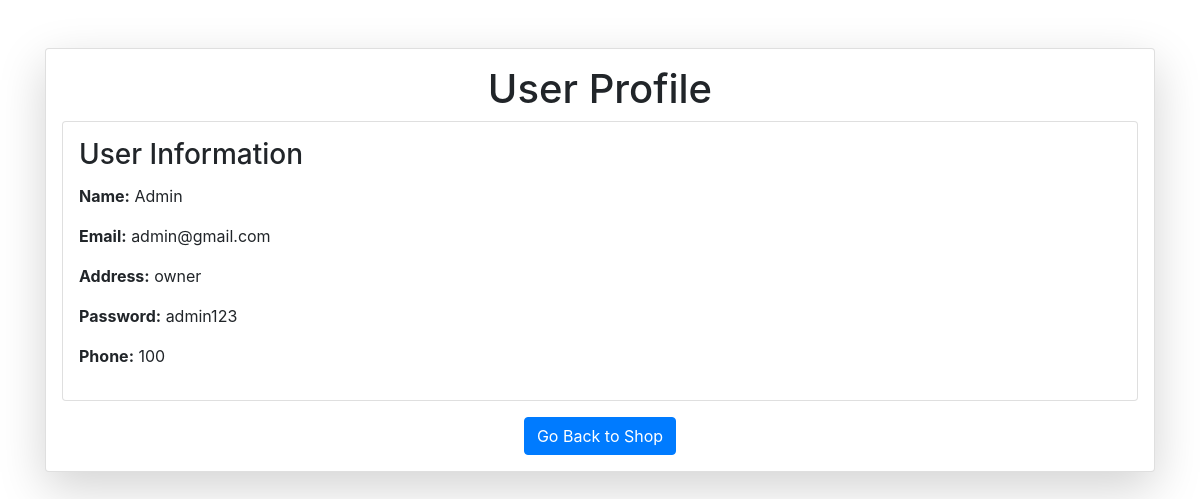
Screenshot of /profile/1 (signed in) with the database file from the repository.
### vault.py (models this page shows, shortened)
class User(Base):
    __tablename__ = 'users'
    id = Column(Integer, primary_key=True, autoincrement=True)
    name = Column('name',String)
    email = Column('email',String)
    password = Column('password', String)
    address = Column('address', String)
    phone_number = Column('phone_number', String)
    admin = Column('admin', Integer, default=0)

### user_routes.py (the view)
@app.route('/profile/<int:pid>')
@login_required
def profile(pid):
    if session['user'] != pid:
        flash("You can only view your own profile.", "danger")
        return redirect('/home')
    user = agent.query(User).filter(User.id == pid).first()
    return render_template('user/profile.html', user=user)

### user_routes.py (called while the page is built)
def login_required(f):
    @wraps(f)
    def decorated_function(*args, **kwargs):
        if 'user' not in session:
            return render_template('login/login.html')
        return f(*args, **kwargs)
    return decorated_function

### templates/user/profile.html (shortened to what this page needs)
<!DOCTYPE html>
<html lang="en">
  <head>
    <link
      rel="stylesheet"
      href="https://stackpath.bootstrapcdn.com/bootstrap/4.5.2/css/bootstrap.min.css"
    />
  </head>
  <body>
    <div class="container mt-5 mb-5">
      <div class="card shadow-lg p-3 mb-5 bg-white rounded">
        <div class="row g-0">
          <div class="col-md-12">
            <h1 class="text-center">User Profile</h1>
            <div class="card p-3 mb-3">
              <h3 class="card-title">User Information</h3>
              <p><strong>Name:</strong> {{user.name}}</p>
              <p><strong>Email:</strong> {{user.email}}</p>
              <p><strong>Address:</strong> {{user.address}}</p>
              <p><strong>Password:</strong> {{user.password}}</p>
              <p><strong>Phone:</strong> {{user.phone_number}}</p>
            </div>
            <div class="d-flex justify-content-center">
              <a href="/home" class="btn btn-primary">Go Back to Shop</a>
            </div>
          </div>
        </div>
      </div>
    </div>
  </body>
</html>

### rows the page displays
User: name "Admin", email "admin@gmail.com", address "owner", password "admin123", phone_number "100"
